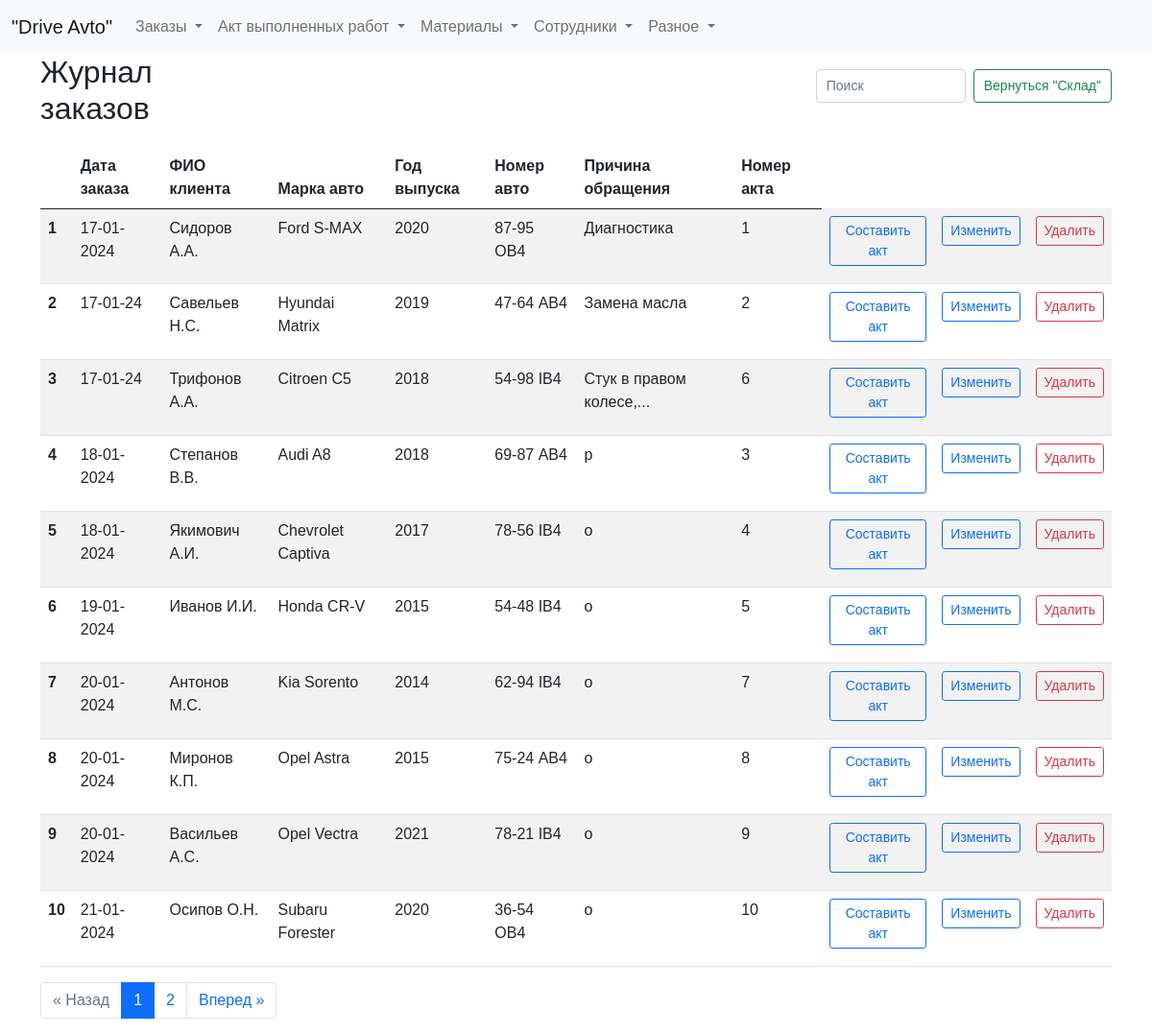
The app's page /zhurnal with its own data.
### tables this page shows
CREATE TABLE log (
id integer PRIMARY KEY AUTOINCREMENT,
date_order text NOT NULL,
name_customer text NOT NULL,
brand_car text NOT NULL,
year_car text NOT NULL,
number_car text NOT NULL,
text_order text NOT NULL,
id_act integer
);

### fcompany.py (the view)
@app.route("/zhurnal")
def showZhurnal():
    page = request.args.get('page', 1, type=int)
    per_page = 10  # Количество элементов на странице
    log_query = dbase.getLog()  # Получаем все элементы журнала
    for row in log_query:
        row['entry_id'] = row['id']
    total_items = len(log_query)  # Получаем общее количество элементов
    total_pages = ceil(total_items / per_page)  # Вычисляем общее количество страниц
    start_index = (page - 1) * per_page
    end_index = start_index + per_page
    log = log_query[start_index:end_index]  # Получаем элементы текущей страницы
    pagination = {
        'page': page,
        'per_page': per_page,
        'total_pages': total_pages,
        'total_items': total_items
    }
    return render_template("zhurnal.html", title="Журнал", log=log, pagination=pagination)

### FDataBase.py (called while the page is built)
    def getLog(self):
        sql = '''SELECT * FROM log'''
        try:
            self.__cur.execute(sql)
            res = self.__cur.fetchall()
            log_list = [dict(row) for row in res]
            if log_list: return log_list
        except:
            print("Ошибка чтения из БД")
        return []

### fcompany.py (called while the page is built)
def connect_db():  # общая функция для установления соединения с БД
    conn = sqlite3.connect(app.config['DATABASE'])
    conn.row_factory = sqlite3.Row  # записи будут представлены не в виде кортежей, а в виде словаря (для исп в шаблонах)
    return conn

def get_db():
    if not hasattr(g, 'link_db'):
        g.link_db = connect_db()
    return g.link_db

@app.before_request
def before_request():
    global dbase
    db = get_db()
    dbase = FDataBase(db)

### templates/zhurnal.html (shortened to what this page needs)
{% extends 'base.html' %}
{% block content %}
<div class="header-container">
  <h2>Журнал заказов</h2>
  <form class="d-flex search-form" role="search">
    <input class="form-control me-2 narrow-search" type="search" id="searchInput" placeholder="Поиск" aria-label="Search">
    <button class="btn btn-outline-success narrow-button" type="submit">Вернуться "Склад"</button>
  </form>
</div>
<div class="table-responsive">
<table id="myTable" class="table table-striped max-width: 100%">
  <thead>
    <tr>
      <th scope="col"></th>
      <th scope="col">Дата заказа</th>
      <th scope="col">ФИО клиента</th>
      <th scope="col">Марка авто</th>
      <th scope="col">Год выпуска</th>
      <th scope="col">Номер авто</th>
      <th scope="col">Причина обращения</th>
      <th scope="col">Номер акта</th>
    </tr>
  </thead>
  <tbody>
    {% for row in log %}
    <tr>
      <th scope="row">{{ loop.index }}</th>
      <td>{{ row.date_order }}</td>
      <td>{{ row.name_customer }}</td>
      <td>{{ row.brand_car }}</td>
      <td>{{ row.year_car }}</td>
      <td>{{ row.number_car }}</td>
      <td>{{ row.text_order|truncate(30) }}</td>
      <td>{{ row.id_act }}</td>
      <td>
            <a href="/edit_entry_act/{{ row.id }}" class="btn btn-outline-primary btn-sm">Составить акт</a>
      </td>
      <td>
          <a href="/edit_entry/{{ row.id }}" class="btn btn-outline-primary btn-sm">Изменить</a>
      </td>
      <td>
        <form action="/delete_entry/{{ row.id }}" method="post">
            <button type="submit" class="btn btn-outline-danger btn-sm">Удалить</button>
        </form>
      </td>
    </tr>
    {% endfor %}
  </tbody>
</table>
</div>
{% if pagination.total_items > pagination.per_page %}
<nav aria-label="Page navigation">
  <ul class="pagination justify-content-center">
    {% if pagination.page > 1 %}
      <li class="page-item"><a class="page-link" href="{{ url_for('showZhurnal', page=pagination.page-1) }}">&laquo; Назад</a></li>
    {% else %}
      <li class="page-item disabled"><span class="page-link">&laquo; Назад</span></li>
    {% endif %}
    {% for page_num in range(1, pagination.total_pages+1) %}
      {% if page_num == pagination.page %}
        <li class="page-item active"><span class="page-link">{{ page_num }}</span></li>
      {% else %}
        <li class="page-item"><a class="page-link" href="{{ url_for('showZhurnal', page=page_num) }}">{{ page_num }}</a></li>
      {% endif %}
    {% endfor %}
    {% if pagination.page < pagination.total_pages %}
      <li class="page-item"><a class="page-link" href="{{ url_for('showZhurnal', page=pagination.page+1) }}">Вперед &raquo;</a></li>
    {% else %}
      <li class="page-item disabled"><span class="page-link">Вперед &raquo;</span></li>
    {% endif %}
  </ul>
</nav>
{% endif %}
{% endblock %}

### static/css/styles.css (style rules this page uses)
input.form-control { width: 100%; }
.narrow-button { max-width: 250px; white-space: nowrap; font-size: 16px; }
.narrow-search { max-width: 400px; }
.header-container { display: flex; justify-content: space-between; align-items: center; margin-bottom: 20px; }
.search-form { margin-left: 300px; }
h2 { margin: 0; margin-right: 300px; }
html, body { font-family: 'Arial'; margin: 0; padding: 0; height: 100%; width: 100%; }
a { color: #0059b2; text-decoration: none; }
.btn { margin-bottom: 10px; }
.narrow-search { height: 35px; font-size: 14px; padding: 5px 10px; }
.narrow-button { height: 35px; font-size: 14px; padding: 5px 10px; line-height: 1.5; }

### records on screen
log: date_order "17-01-2024", name_customer "Сидоров А.А.", brand_car "Ford S-MAX", year_car "2020", number_car "87-95 OB4", text_order "Диагностика", id_act "1"
log: date_order "17-01-24", name_customer "Савельев Н.С.", brand_car "Hyundai Matrix", year_car "2019", number_car "47-64 АВ4", text_order "Замена масла", id_act "2"
log: date_order "17-01-24", name_customer "Трифонов А.А.", brand_car "Citroen C5", year_car "2018", number_car "54-98 IB4", text_order "Стук в правом колесе,...", id_act "6"
log: date_order "18-01-2024", name_customer "Степанов В.В.", brand_car "Audi A8", year_car "2018", number_car "69-87 АВ4", text_order "р", id_act "3"
log: date_order "18-01-2024", name_customer "Якимович А.И.", brand_car "Chevrolet Captiva", year_car "2017", number_car "78-56 IB4", text_order "о", id_act "4"
log: date_order "19-01-2024", name_customer "Иванов И.И.", brand_car "Honda CR-V", year_car "2015", number_car "54-48 IB4", text_order "о", id_act "5"
log: date_order "20-01-2024", name_customer "Антонов М.С.", brand_car "Kia Sorento", year_car "2014", number_car "62-94 IB4", text_order "о", id_act "7"
log: date_order "20-01-2024", name_customer "Миронов К.П.", brand_car "Opel Astra", year_car "2015", number_car "75-24 АВ4", text_order "о", id_act "8"
log: date_order "20-01-2024", name_customer "Васильев А.С.", brand_car "Opel Vectra", year_car "2021", number_car "78-21 IB4", text_order "о", id_act "9"
log: date_order "21-01-2024", name_customer "Осипов О.Н.", brand_car "Subaru Forester", year_car "2020", number_car "36-54 OB4", text_order "о", id_act "10"

### other values on screen
{{ page_num }} "1"
{{ page_num }} "2"
